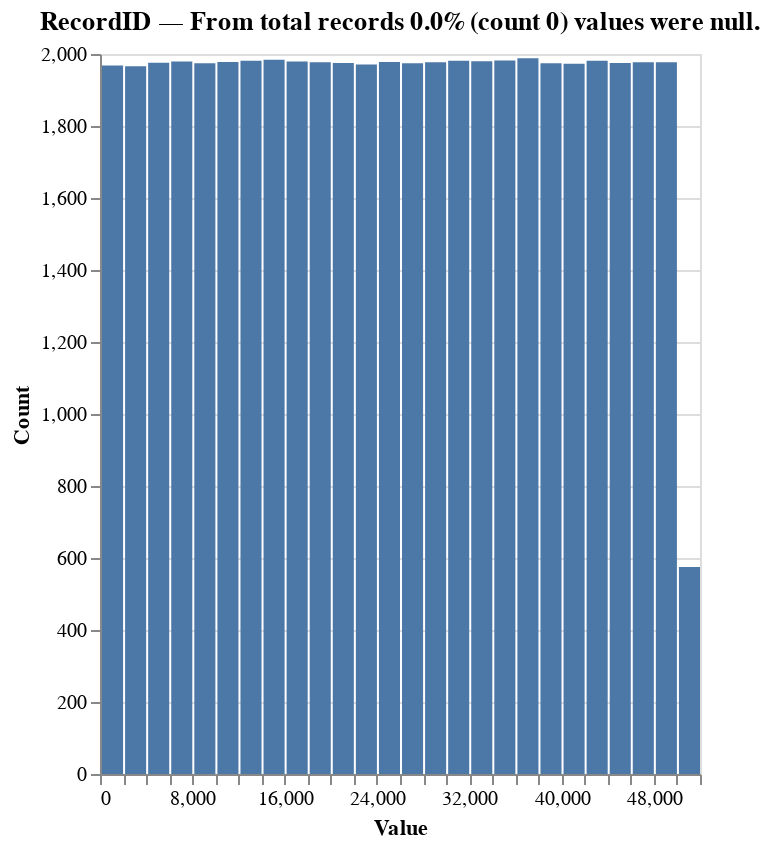
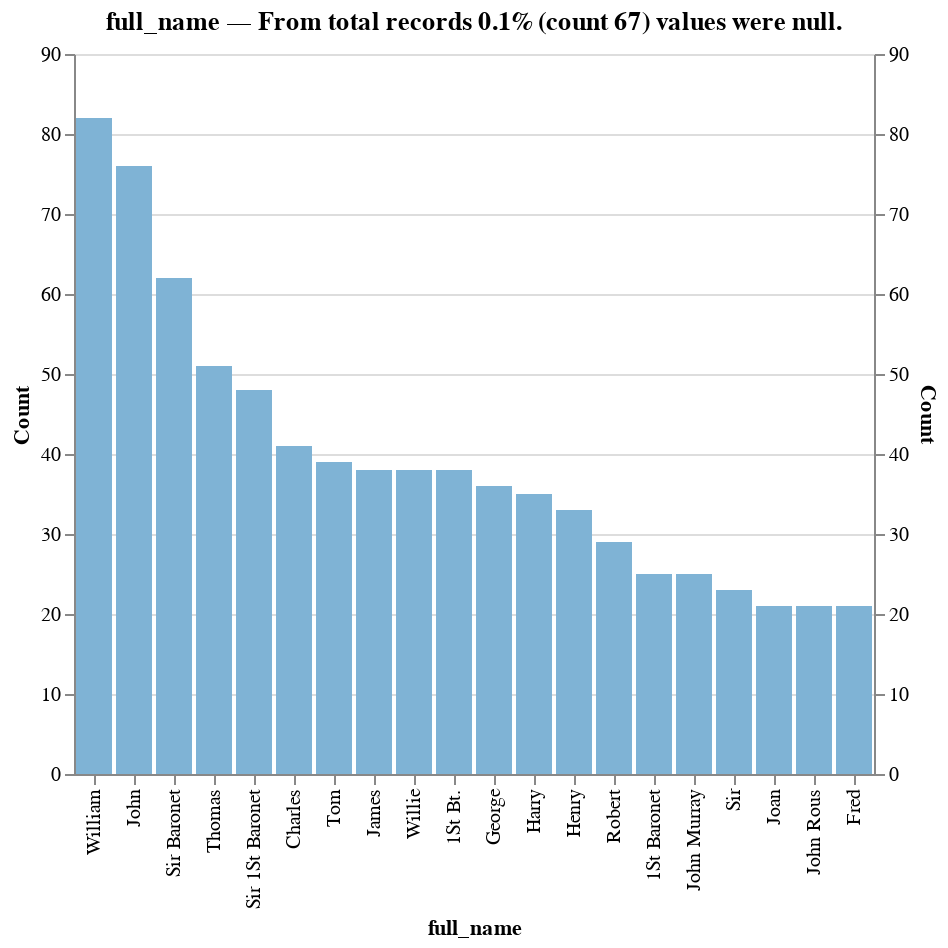
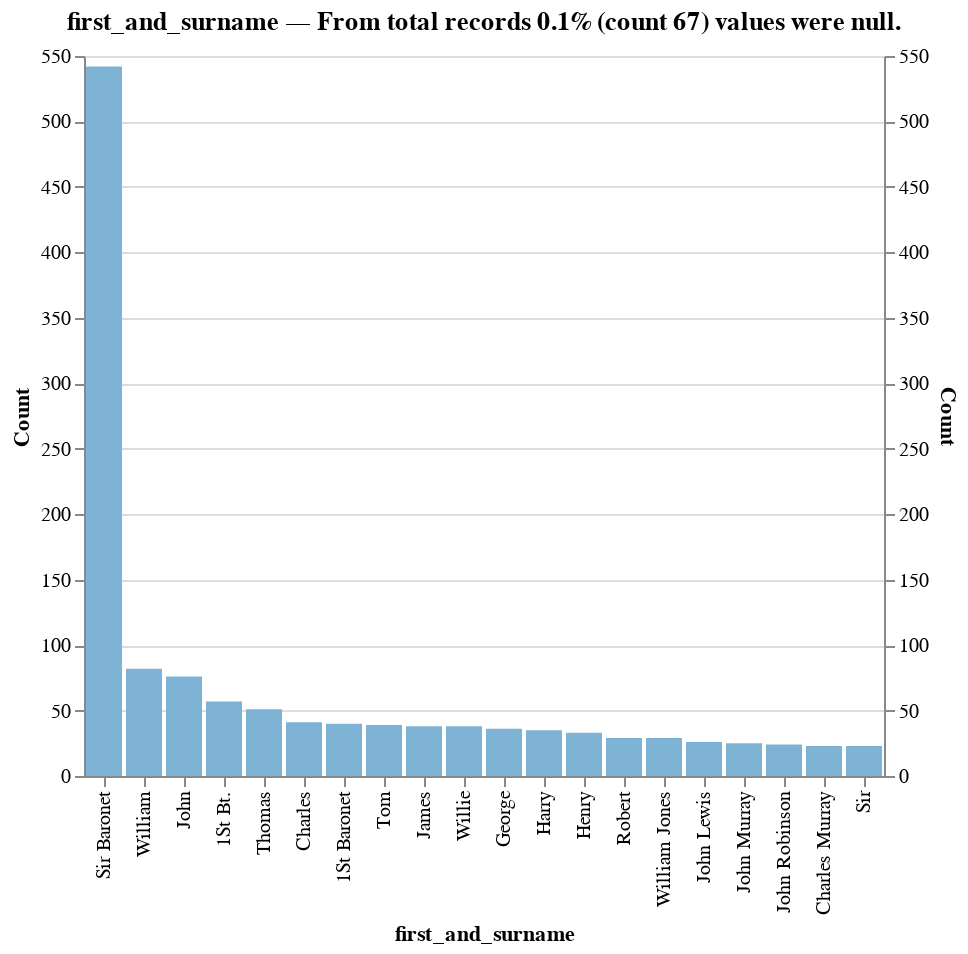
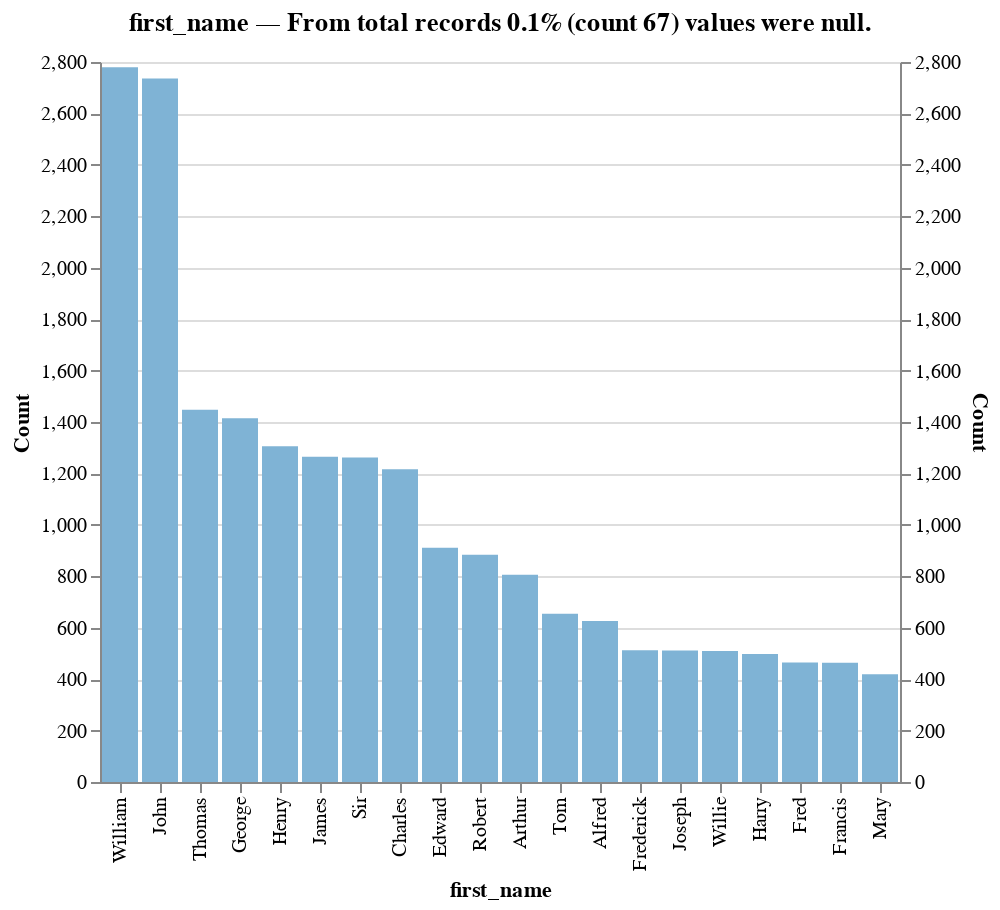

Notebook source saved alongside these figures, in order:
### Code cell
# Analyze all columns with Altair charts
results = vd_report.analyze_all_columns(your_table_name, top_n=10, show_individual_plots=True)
print("📊 Value Distribution Analysis Complete!")
print(f"✅ Analyzed {len(results)} columns with clean, sanitized data")

### Figure 1 — Vega-Lite specification as saved in the notebook (floating-point values rounded to 4 significant figures; data arrays with more than 128 entries replaced by an {"elided": "..."} marker saying what was removed)
{"config": {"view": {"continuousWidth": 300, "continuousHeight": 300}}, "data": {"name": "data-dbd6da2acf60caa27f07d5acfbb04c9c"}, "mark": {"type": "bar"}, "encoding": {"tooltip": [{"aggregate": "count", "title": "Count", "type": "quantitative"}], "x": {"bin": {"maxbins": 30}, "field": "value", "title": "Value", "type": "quantitative"}, "y": {"aggregate": "count", "title": "Count", "type": "quantitative"}}, "height": 360, "params": [{"name": "param_63", "select": {"type": "interval", "encodings": ["x", "y"]}, "bind": "scales"}], "title": "RecordID — From total records 0.0% (count 0) values were null.", "$schema": "https://vega.github.io/schema/vega-lite/v5.20.1.json", "datasets": {"data-dbd6da2acf60caa27f07d5acfbb04c9c": {"elided": "50000 records"}}}

### Figure 2 — Vega-Lite specification as saved in the notebook (floating-point values rounded to 4 significant figures)
{"config": {"view": {"continuousWidth": 300, "continuousHeight": 300}}, "layer": [{"mark": {"type": "bar"}, "encoding": {"color": {"condition": {"param": "param_64", "value": "#1f77b4", "empty": false}, "value": "#7fb3d5"}, "tooltip": [{"field": "full_name", "title": "full_name", "type": "nominal"}, {"field": "Count", "type": "quantitative"}], "x": {"field": "full_name", "sort": "-y", "title": "full_name", "type": "nominal"}, "y": {"field": "Count", "type": "quantitative"}}, "name": "view_69"}, {"mark": {"type": "text", "color": "black", "dy": -5}, "encoding": {"opacity": {"condition": {"param": "show_values", "value": 1.0}, "value": 0.0}, "text": {"field": "Count", "format": ",", "type": "quantitative"}, "x": {"field": "full_name", "sort": "-y", "type": "nominal"}, "y": {"field": "Count", "type": "quantitative"}}}], "data": {"name": "data-8d62a5de73309e6fc9323a4b4c000912"}, "height": 360, "params": [{"name": "param_64", "select": {"type": "point", "fields": ["full_name"], "nearest": true, "on": "mouseover"}, "views": ["view_69"]}, {"name": "show_values", "bind": {"input": "checkbox", "name": "Show values"}, "value": false}], "resolve": {"scale": {"y": "independent"}}, "title": "full_name — From total records 0.1% (count 67) values were null.", "$schema": "https://vega.github.io/schema/vega-lite/v5.20.1.json", "datasets": {"data-8d62a5de73309e6fc9323a4b4c000912": [{"full_name": "William", "Count": 82}, {"full_name": "John", "Count": 76}, {"full_name": "Sir Baronet", "Count": 62}, {"full_name": "Thomas", "Count": 51}, {"full_name": "Sir 1St Baronet", "Count": 48}, {"full_name": "Charles", "Count": 41}, {"full_name": "Tom", "Count": 39}, {"full_name": "James", "Count": 38}, {"full_name": "Willie", "Count": 38}, {"full_name": "1St Bt.", "Count": 38}, {"full_name": "George", "Count": 36}, {"full_name": "Harry", "Count": 35}, {"full_name": "Henry", "Count": 33}, {"full_name": "Robert", "Count": 29}, {"full_name": "1St Baronet", "Count": 25}, {"full_name": "John Murray", "Count": 25}, {"full_name": "Sir", "Count": 23}, {"full_name": "Joan", "Count": 21}, {"full_name": "John Rous", "Count": 21}, {"full_name": "Fred", "Count": 21}]}}

### Figure 3 — Vega-Lite specification as saved in the notebook (floating-point values rounded to 4 significant figures)
{"config": {"view": {"continuousWidth": 300, "continuousHeight": 300}}, "layer": [{"mark": {"type": "bar"}, "encoding": {"color": {"condition": {"param": "param_65", "value": "#1f77b4", "empty": false}, "value": "#7fb3d5"}, "tooltip": [{"field": "first_and_surname", "title": "first_and_surname", "type": "nominal"}, {"field": "Count", "type": "quantitative"}], "x": {"field": "first_and_surname", "sort": "-y", "title": "first_and_surname", "type": "nominal"}, "y": {"field": "Count", "type": "quantitative"}}, "name": "view_70"}, {"mark": {"type": "text", "color": "black", "dy": -5}, "encoding": {"opacity": {"condition": {"param": "show_values", "value": 1.0}, "value": 0.0}, "text": {"field": "Count", "format": ",", "type": "quantitative"}, "x": {"field": "first_and_surname", "sort": "-y", "type": "nominal"}, "y": {"field": "Count", "type": "quantitative"}}}], "data": {"name": "data-ab0607103e49803d13631dedbbdcfa17"}, "height": 360, "params": [{"name": "param_65", "select": {"type": "point", "fields": ["first_and_surname"], "nearest": true, "on": "mouseover"}, "views": ["view_70"]}, {"name": "show_values", "bind": {"input": "checkbox", "name": "Show values"}, "value": false}], "resolve": {"scale": {"y": "independent"}}, "title": "first_and_surname — From total records 0.1% (count 67) values were null.", "$schema": "https://vega.github.io/schema/vega-lite/v5.20.1.json", "datasets": {"data-ab0607103e49803d13631dedbbdcfa17": [{"first_and_surname": "Sir Baronet", "Count": 542}, {"first_and_surname": "William", "Count": 82}, {"first_and_surname": "John", "Count": 76}, {"first_and_surname": "1St Bt.", "Count": 57}, {"first_and_surname": "Thomas", "Count": 51}, {"first_and_surname": "Charles", "Count": 41}, {"first_and_surname": "1St Baronet", "Count": 40}, {"first_and_surname": "Tom", "Count": 39}, {"first_and_surname": "James", "Count": 38}, {"first_and_surname": "Willie", "Count": 38}, {"first_and_surname": "George", "Count": 36}, {"first_and_surname": "Harry", "Count": 35}, {"first_and_surname": "Henry", "Count": 33}, {"first_and_surname": "Robert", "Count": 29}, {"first_and_surname": "William Jones", "Count": 29}, {"first_and_surname": "John Lewis", "Count": 26}, {"first_and_surname": "John Murray", "Count": 25}, {"first_and_surname": "John Robinson", "Count": 24}, {"first_and_surname": "Charles Murray", "Count": 23}, {"first_and_surname": "Sir", "Count": 23}]}}

### Figure 4 — Vega-Lite specification as saved in the notebook (floating-point values rounded to 4 significant figures)
{"config": {"view": {"continuousWidth": 300, "continuousHeight": 300}}, "layer": [{"mark": {"type": "bar"}, "encoding": {"color": {"condition": {"param": "param_66", "value": "#1f77b4", "empty": false}, "value": "#7fb3d5"}, "tooltip": [{"field": "first_name", "title": "first_name", "type": "nominal"}, {"field": "Count", "type": "quantitative"}], "x": {"field": "first_name", "sort": "-y", "title": "first_name", "type": "nominal"}, "y": {"field": "Count", "type": "quantitative"}}, "name": "view_71"}, {"mark": {"type": "text", "color": "black", "dy": -5}, "encoding": {"opacity": {"condition": {"param": "show_values", "value": 1.0}, "value": 0.0}, "text": {"field": "Count", "format": ",", "type": "quantitative"}, "x": {"field": "first_name", "sort": "-y", "type": "nominal"}, "y": {"field": "Count", "type": "quantitative"}}}], "data": {"name": "data-2509a8b443182708e4d55b12d64ab9ff"}, "height": 360, "params": [{"name": "param_66", "select": {"type": "point", "fields": ["first_name"], "nearest": true, "on": "mouseover"}, "views": ["view_71"]}, {"name": "show_values", "bind": {"input": "checkbox", "name": "Show values"}, "value": false}], "resolve": {"scale": {"y": "independent"}}, "title": "first_name — From total records 0.1% (count 67) values were null.", "$schema": "https://vega.github.io/schema/vega-lite/v5.20.1.json", "datasets": {"data-2509a8b443182708e4d55b12d64ab9ff": [{"first_name": "William", "Count": 2780}, {"first_name": "John", "Count": 2736}, {"first_name": "Thomas", "Count": 1448}, {"first_name": "George", "Count": 1415}, {"first_name": "Henry", "Count": 1306}, {"first_name": "James", "Count": 1265}, {"first_name": "Sir", "Count": 1262}, {"first_name": "Charles", "Count": 1216}, {"first_name": "Edward", "Count": 911}, {"first_name": "Robert", "Count": 884}, {"first_name": "Arthur", "Count": 806}, {"first_name": "Tom", "Count": 654}, {"first_name": "Alfred", "Count": 626}, {"first_name": "Frederick", "Count": 512}, {"first_name": "Joseph", "Count": 511}, {"first_name": "Willie", "Count": 509}, {"first_name": "Harry", "Count": 498}, {"first_name": "Fred", "Count": 465}, {"first_name": "Francis", "Count": 464}, {"first_name": "Mary", "Count": 419}]}}
